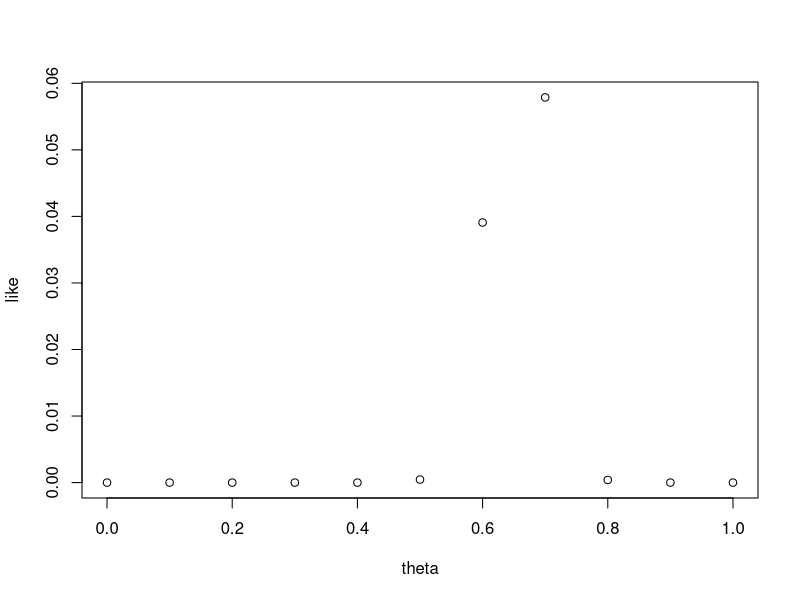
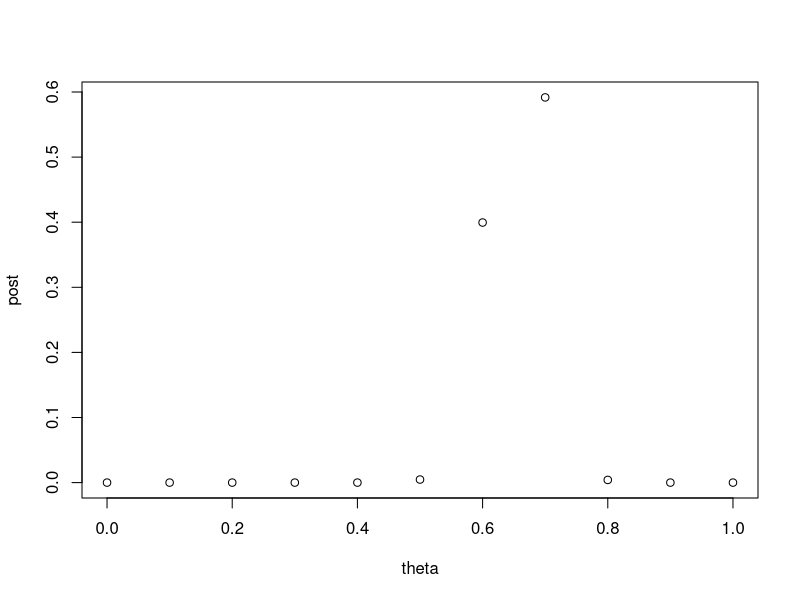
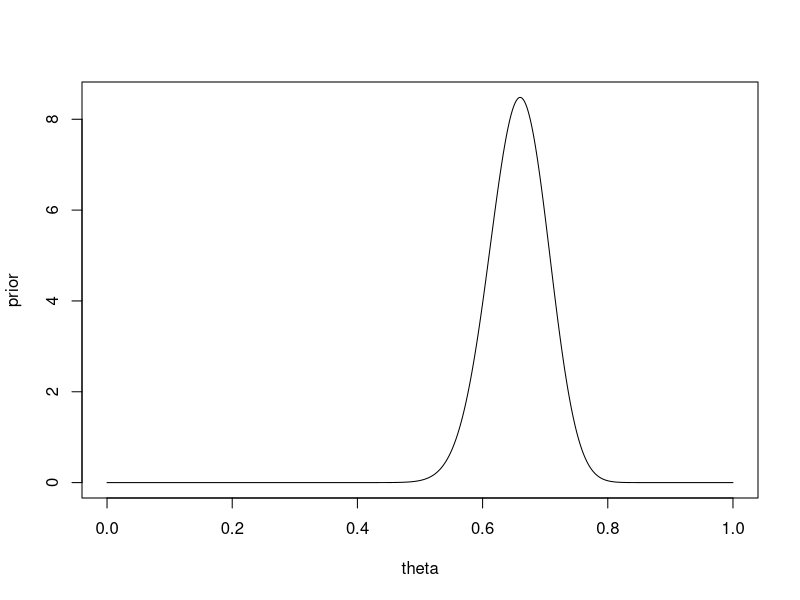
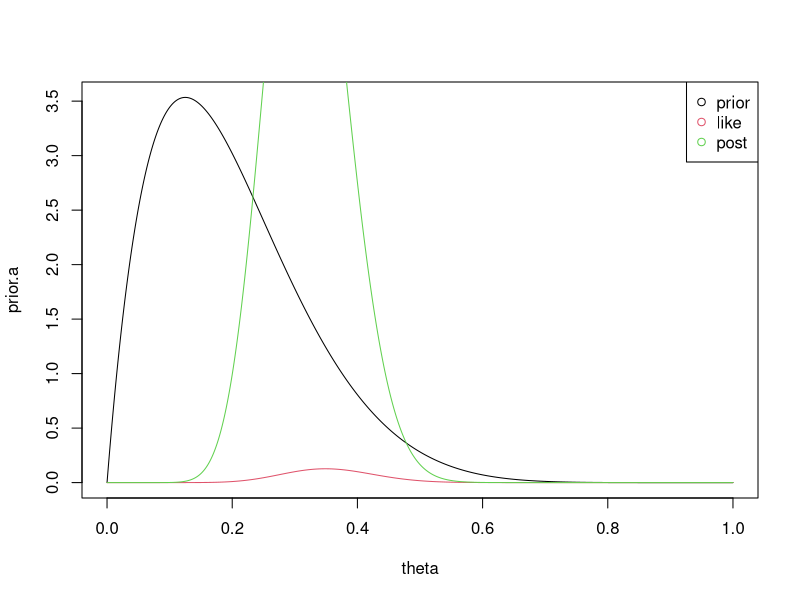
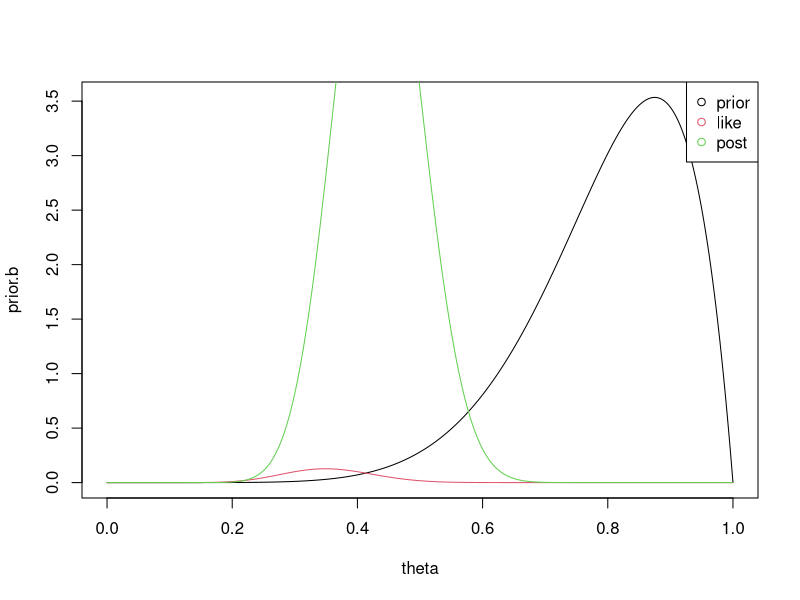
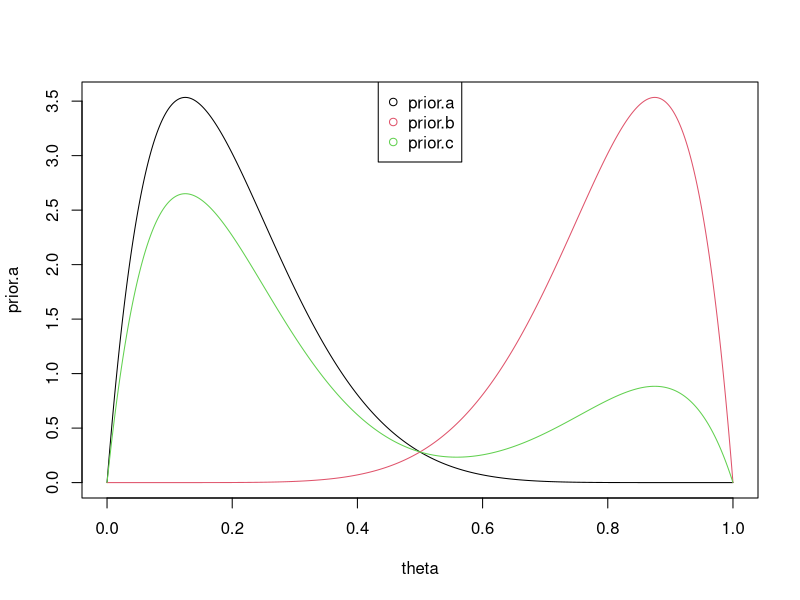
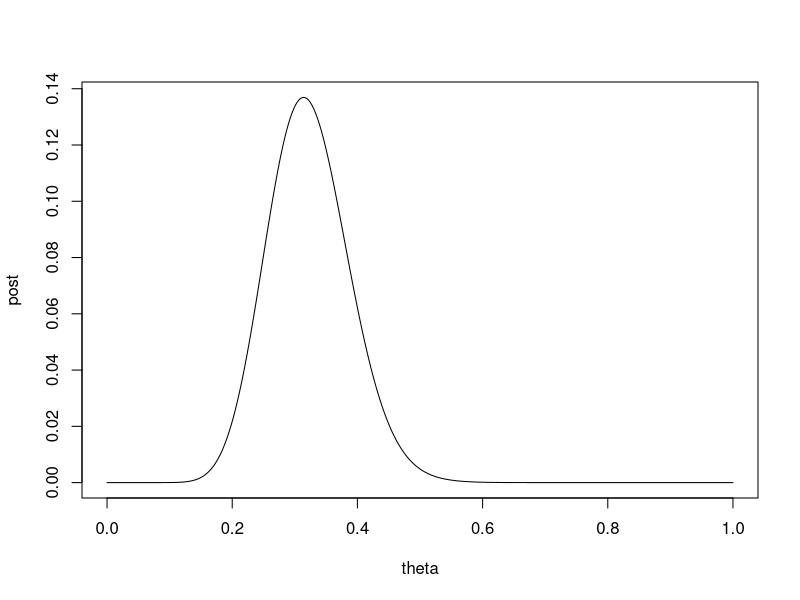

The R source for these figures, in order:
## ---- chunk 1
knitr::opts_chunk$set(echo = TRUE)
rm(list=ls())
## ---- chunk 2
theta <- c(0:10) * 0.1
y <- 66
n <- 100
likelihood <- function(theta){
  choose(n, y) * theta^y * (1-theta)^(n-y)
}
like <- likelihood(theta)
plot(theta, like)
## ---- chunk 3
m <- length(theta)
prior <- rep(1/m, m)
post <- prior * like
post <- post / sum(post)
plot(theta, post)
## ---- chunk 4
m <- 1000
theta <- c(0:m) / m
like <- likelihood(theta)
prior <- like * 1.0
prior.norm <- sum(prior) / m
prior <- prior / prior.norm
plot(theta, prior, type = "l")
## ---- chunk 5
m <- 1000
theta <- c(0:m) / m
beta.a <- 2
beta.b <- 8
y <- 15
n <- 43
prior.a <- dbeta(theta, beta.a, beta.b)
like <- dbinom(y, n, theta)
post <- prior.a * like
post.norm <- sum(post) / m
post <- post / post.norm
plot(theta, prior.a, type = "l", col = 1)
points(theta, like, type = "l", col = 2)
points(theta, post, type = "l", col = 3)
legend("topright", col = 1:3, legend = c("prior", "like", "post"), pch = 1)
## ---- chunk 6
ci <- qbeta(c(0.025, 0.975), 17, 36)
print(ci)
## ---- chunk 7
m <- 1000
theta <- c(0:m) / m
beta.a <- 8
beta.b <- 2
y <- 15
n <- 43
prior.b <- dbeta(theta, beta.a, beta.b)
like <- dbinom(y, n, theta)
post <- prior.b * like
post.norm <- sum(post) / m
post <- post / post.norm
plot(theta, prior.b, type = "l", col = 1)
points(theta, like, type = "l", col = 2)
points(theta, post, type = "l", col = 3)
legend("topright", col = 1:3, legend = c("prior", "like", "post"), pch = 1)
## ---- chunk 8
ci <- qbeta(c(0.025, 0.975), 23, 30)
print(ci)
## ---- chunk 9
prior.fun <- function(theta){
  1/4 * gamma(10) / (gamma(2) * gamma(8)) * (3 * theta * (1-theta)^7 + theta^7*(1-theta))
}
prior.c <- prior.fun(theta)
plot(theta, prior.a, col = 1, type = "l")
points(theta, prior.b, col = 2, type = "l")
points(theta, prior.c, col = 3, type = "l")
legend("top", col = 1:3, legend = c("prior.a", "prior.b", "prior.c"), pch = 1)
## ---- chunk 10
posterior <- function(theta){
  1/4 * gamma(44) / (gamma(16) * gamma(29)) * gamma(10) / (gamma(2) * gamma(8)) * (3 * theta^16 * (1-theta)^35 + theta^22 * (1-theta)^29)
}
post <- posterior(theta)
post.mode.idx <- which.max(post)
post.mode <- theta[post.mode.idx]
print(post.mode)
plot(theta, post, type = "l")
